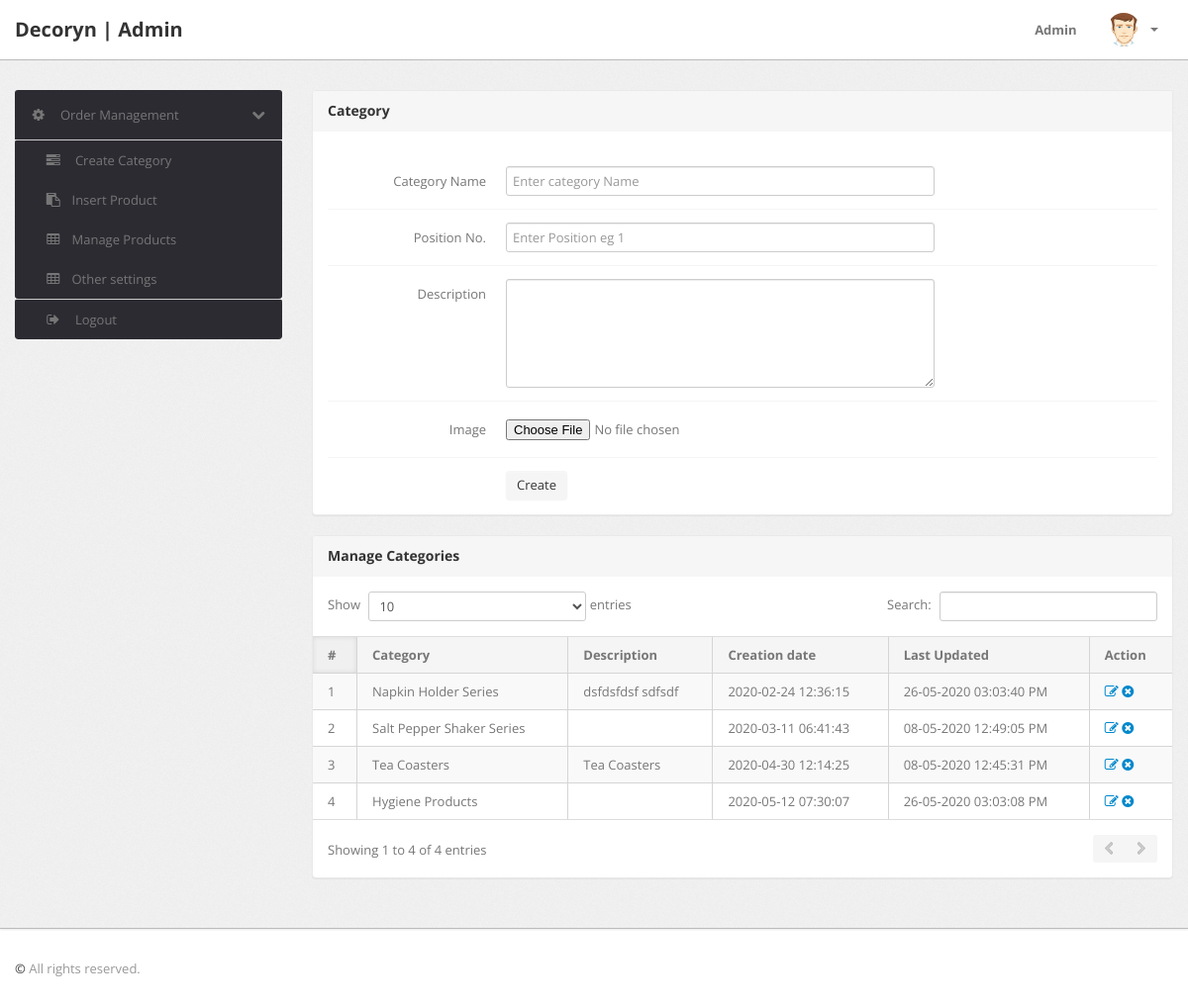
The app's page /admin/category.php (signed in), older data.
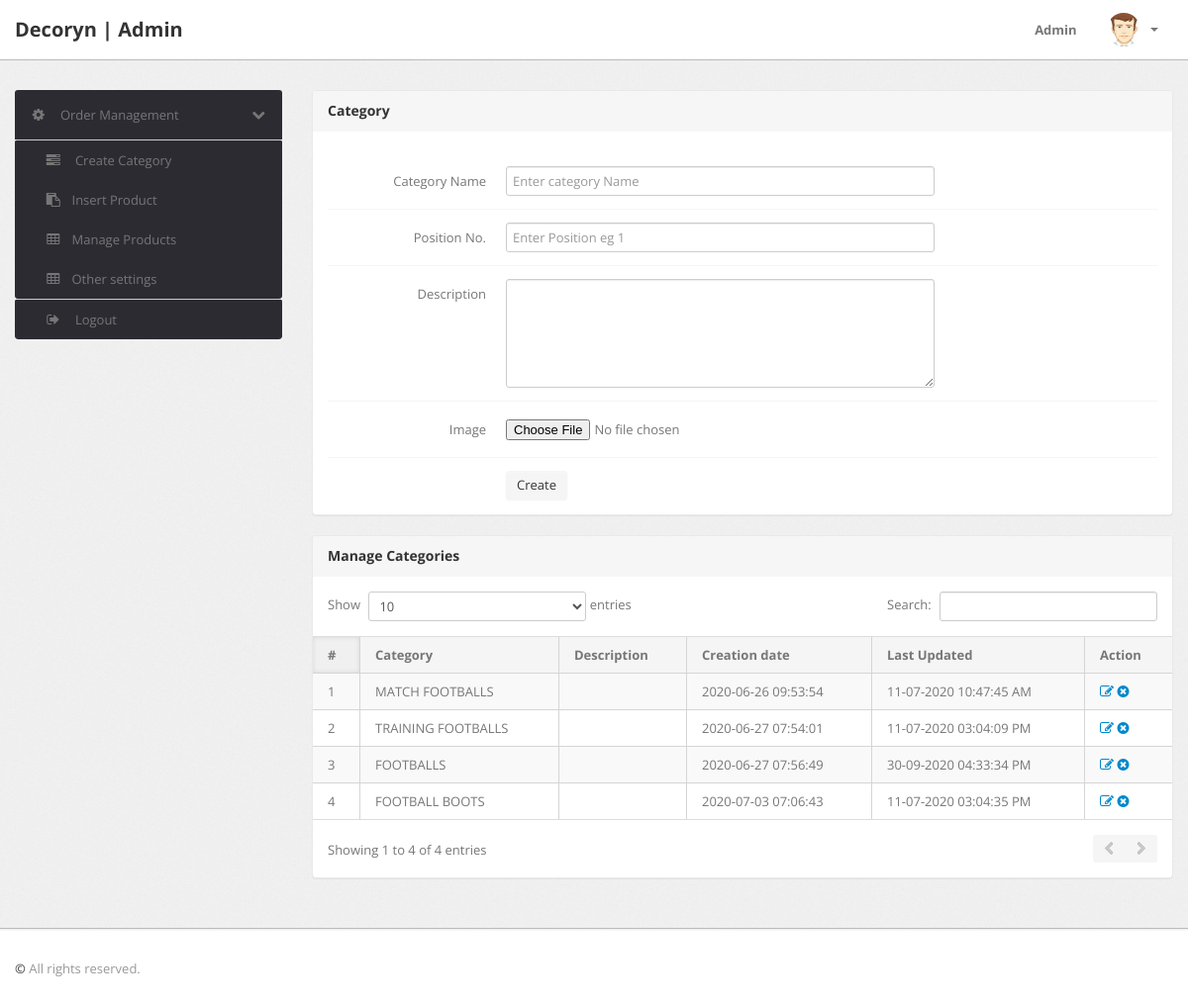
The same page, newer data.
### tables this page shows
CREATE TABLE `category` (
  `id` int(11) NOT NULL,
  `categoryName` varchar(255) DEFAULT NULL,
  `categoryDescription` longtext,
  `creationDate` timestamp NOT NULL DEFAULT CURRENT_TIMESTAMP,
  `updationDate` varchar(255) DEFAULT NULL,
  `img` varchar(222) DEFAULT NULL,
  `position` varchar(200) DEFAULT '0'
);

### admin/category.php (the view, shortened to what this page needs)
<?php
if(strlen($_SESSION['alogin'])==0)
{
    header('location:index.php');
}
else{
    ?>
    <!DOCTYPE html>
    <html lang="en">
<head>
    <link type="text/css" href="bootstrap/css/bootstrap.min.css" rel="stylesheet">
    <link type="text/css" href="bootstrap/css/bootstrap-responsive.min.css" rel="stylesheet">
    <link type="text/css" href="css/theme.css" rel="stylesheet">
    <link type="text/css" href="images/icons/css/font-awesome.css" rel="stylesheet">
</head>
<body>
<?php include('include/header.php');?>
<div class="wrapper">
    <div class="container">
        <div class="row">
            <?php include('include/sidebar.php');?>
            <div class="span9">
                <div class="content">
                    <div class="module">
                        <div class="module-head">
                            <h3>Category</h3>
                        </div>
                        <div class="module-body">
                            <br />
                            <form class="form-horizontal row-fluid" name="Category" method="post" enctype="multipart/form-data" >
                                <div class="control-group">
                                    <label class="control-label" for="basicinput">Category Name</label>
                                    <div class="controls">
                                        <input type="text" placeholder="Enter category Name"  name="category" class="span8 tip" required>
                                    </div>
                                </div>
                                <div class="control-group">
                                    <label class="control-label" for="basicinput">Position No.</label>
                                    <div class="controls">
                                        <input type="text" placeholder="Enter Position eg 1"  name="position" class="span8 tip" required>
                                    </div>
                                </div>
                                <div class="control-group">
                                    <label class="control-label" for="basicinput">Description</label>
                                    <div class="controls">
                                        <textarea class="span8" name="description" rows="5"></textarea>
                                    </div>
                                </div>
                                <div class="control-group">
                                    <label class="control-label" for="basicinput">Image</label>
                                    <div class="controls">
                                        <input type="file" name="img" id="img" value="" class="span8 tip" required>
                                    </div>
                                </div>
                                <div class="control-group">
                                    <div class="controls">
                                        <button type="submit" name="submit" class="btn">Create</button>
                                    </div>
                                </div>
                            </form>
                        </div>
                    </div>
                    <div class="module">
                        <div class="module-head">
                            <h3>Manage Categories</h3>
                        </div>
                        <div class="module-body table">
                            <table cellpadding="0" cellspacing="0" border="0" class="datatable-1 table table-bordered table-striped	 display" width="100%">
                                <thead>
                                <tr>
                                    <th>#</th>
                                    <th>Category</th>
                                    <th>Description</th>
                                    <th>Creation date</th>
                                    <th>Last Updated</th>
                                    <th>Action</th>
                                </tr>
                                </thead>
                                <tbody>
                                <?php $query=mysqli_query($con,"select * from category");
                                $cnt=1;
                                while($row=mysqli_fetch_array($query))
                                {
                                    ?>
                                    <tr>
                                        <td><?php echo htmlentities($cnt);?></td>
                                        <td><?php echo htmlentities($row['categoryName']);?></td>
                                        <td><?php echo htmlentities($row['categoryDescription']);?></td>
                                        <td> <?php echo htmlentities($row['creationDate']);?></td>
                                        <td><?php echo htmlentities($row['updationDate']);?></td>
                                        <td>
                                            <a href="edit-category.php?id=<?php echo $row['id']?>" ><i class="icon-edit"></i></a>
                                            <a href="category.php?id=<?php echo $row['id']?>&del=delete" onClick="return confirm('Are you sure you want to delete?')"><i class="icon-remove-sign"></i></a></td>
                                    </tr>
                                    <?php $cnt=$cnt+1; } ?>
                            </table>
                        </div>
                    </div>
                </div>
            </div>
        </div>
    </div>
</div>
<?php include('include/footer.php');?>
</body>
<?php } ?>

### admin/include/header.php (shortened to what this page needs)
<div class="navbar navbar-fixed-top">
		<div class="navbar-inner">
			<div class="container">
			  	<a class="brand" href="index.html">
			  		Decoryn  | Admin
			  	</a>
				<div class="nav-collapse collapse navbar-inverse-collapse">
					<ul class="nav pull-right">
						<li><a href="#">
							Admin
						</a></li>
						<li class="nav-user dropdown">
							<a href="#" class="dropdown-toggle" data-toggle="dropdown">
								<img src="images/user.png" class="nav-avatar" />
								<b class="caret"></b>
							</a>
						</li>
					</ul>
				</div>
			</div>
		</div>
	</div>

### admin/include/sidebar.php (shortened to what this page needs)
<div class="span3">
    <div class="sidebar">
        <ul class="widget widget-menu unstyled">
            <li>
                <a class="collapsed" data-toggle="collapse" href="#togglePages">
                    <i class="menu-icon icon-cog"></i>
                    <i class="icon-chevron-down pull-right"></i><i class="icon-chevron-up pull-right"></i>
                    Order Management
                </a>
                <ul class="widget widget-menu unstyled">
                    <li><a href="category.php"><i class="menu-icon icon-tasks"></i> Create Category </a></li>
                    <li><a href="insert-product.php"><i class="menu-icon icon-paste"></i>Insert Product </a></li>
                    <li><a href="manage-products.php"><i class="menu-icon icon-table"></i>Manage Products </a></li>
                    <li><a href="other.php"><i class="menu-icon icon-table"></i>Other settings </a></li>
                </ul>
                <ul class="widget widget-menu unstyled">
                    <li>
                        <a href="logout.php">
                            <i class="menu-icon icon-signout"></i>
                            Logout
                        </a>
                    </li>
                </ul>
    </div>
</div>

### admin/include/footer.php
<div class="footer">
	<div class="container">
		<b class="copyright">&copy;  </b> All rights reserved.
	</div>
</div>

Row changes from the older to the newer data that the page shows:
removed category: categoryName "Napkin Holder Series", categoryDescription "dsfdsfdsf sdfsdf", creationDate "2020-02-24 12:36:15", updationDate "26-05-2020 03:03:40 PM"
removed category: categoryName "Salt Pepper Shaker Series", creationDate "2020-03-11 06:41:43", updationDate "08-05-2020 12:49:05 PM"
removed category: categoryName "Tea Coasters", categoryDescription "Tea Coasters", creationDate "2020-04-30 12:14:25", updationDate "08-05-2020 12:45:31 PM"
removed category: categoryName "Hygiene Products", creationDate "2020-05-12 07:30:07", updationDate "26-05-2020 03:03:08 PM"
added category: categoryName "MATCH FOOTBALLS", creationDate "2020-06-26 09:53:54", updationDate "11-07-2020 10:47:45 AM"
added category: categoryName "TRAINING FOOTBALLS", creationDate "2020-06-27 07:54:01", updationDate "11-07-2020 03:04:09 PM"
added category: categoryName "FOOTBALLS", creationDate "2020-06-27 07:56:49", updationDate "30-09-2020 04:33:34 PM"
added category: categoryName "FOOTBALL BOOTS", creationDate "2020-07-03 07:06:43", updationDate "11-07-2020 03:04:35 PM"
